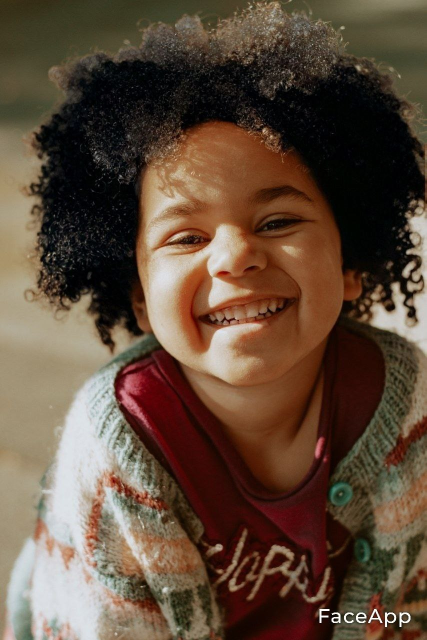
#> input picture ProjectTwo/asset/faces/1/blackHair1.jpg, 853 x 1280 px (shown at 1/2 size); its folder holds 4 pictures in this run
$ python taskFour.py
#> lines starting #> are read from the running program, lines starting #| are printed output that depends on the picture
import glob

import cv2
import numpy as np


#  getting the weights of all images
def getWeights(data, eig_vec, mean):
    weights = []
    for i in range(data.shape[0]):
        img = np.squeeze(np.asarray(data[i]), axis=0)
        weight = np.dot(img - mean, eig_vec[i])
        weights.append(weight)
    return weights


def getEigFace(eigVec, wights, mean):
    eigFaces = eigVec * wights
    eigFaces = eigFaces.sum()
    newFace = eigFaces + mean
    return newFace.astype(np.uint8)


# reading data
# kid pictures
var_one = []
for pic in glob.glob("asset/faces/1/*.jpg"):
    var_one.append(cv2.imread(pic))

# man pictures
var_two = []
#> var_two = []
for pic in glob.glob("asset/faces/2/*.jpg"):
    var_two.append(cv2.imread(pic))

#  old-woman pictures
var_three = []
for pic in glob.glob("asset/faces/3/*.jpg"):
    var_three.append(cv2.imread(pic))

# Task 4.1 -  Find the eigen faces for each image
# convert all image to row
data_a = np.matrix([img.flatten() for img in var_one])
data_b = np.matrix([img.flatten() for img in var_two])
#> data_b = empty array
data_c = np.matrix([img.flatten() for img in var_three])

# calculate mean and eigen vector for each batch of images
mean_a, eigVec_a = cv2.PCACompute(data_a, mean=None)
mean_b, eigVec_b = cv2.PCACompute(data_b, mean=None)
mean_c, eigVec_c = cv2.PCACompute(data_c, mean=None)

cv2.imshow("Task 4.1 => Image 1", mean_a.astype(np.uint8).reshape((1280, 853, 3)))
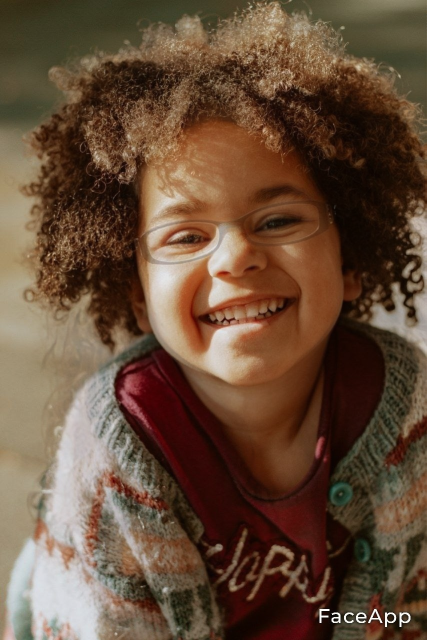
#> window 'Task 4.1 => Image 1': shape (1280, 853, 3) (shown at 1/2 size); mean B, G, R 56.9, 76.6, 102.4
#> (the run stopped early here; a loop or call above may not have finished)
